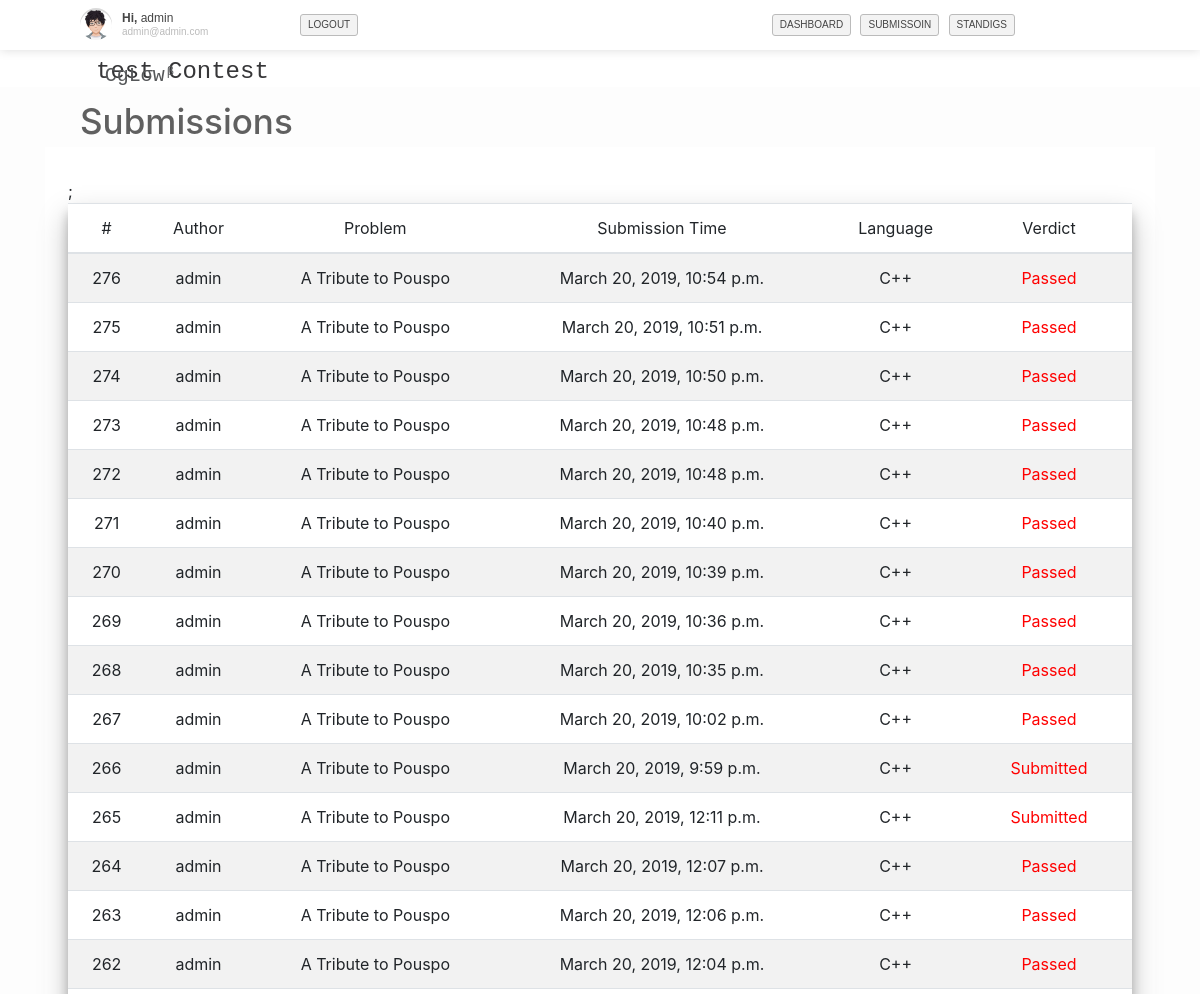
Page /contest/8/submission (signed in, upper part) on the earlier database version.
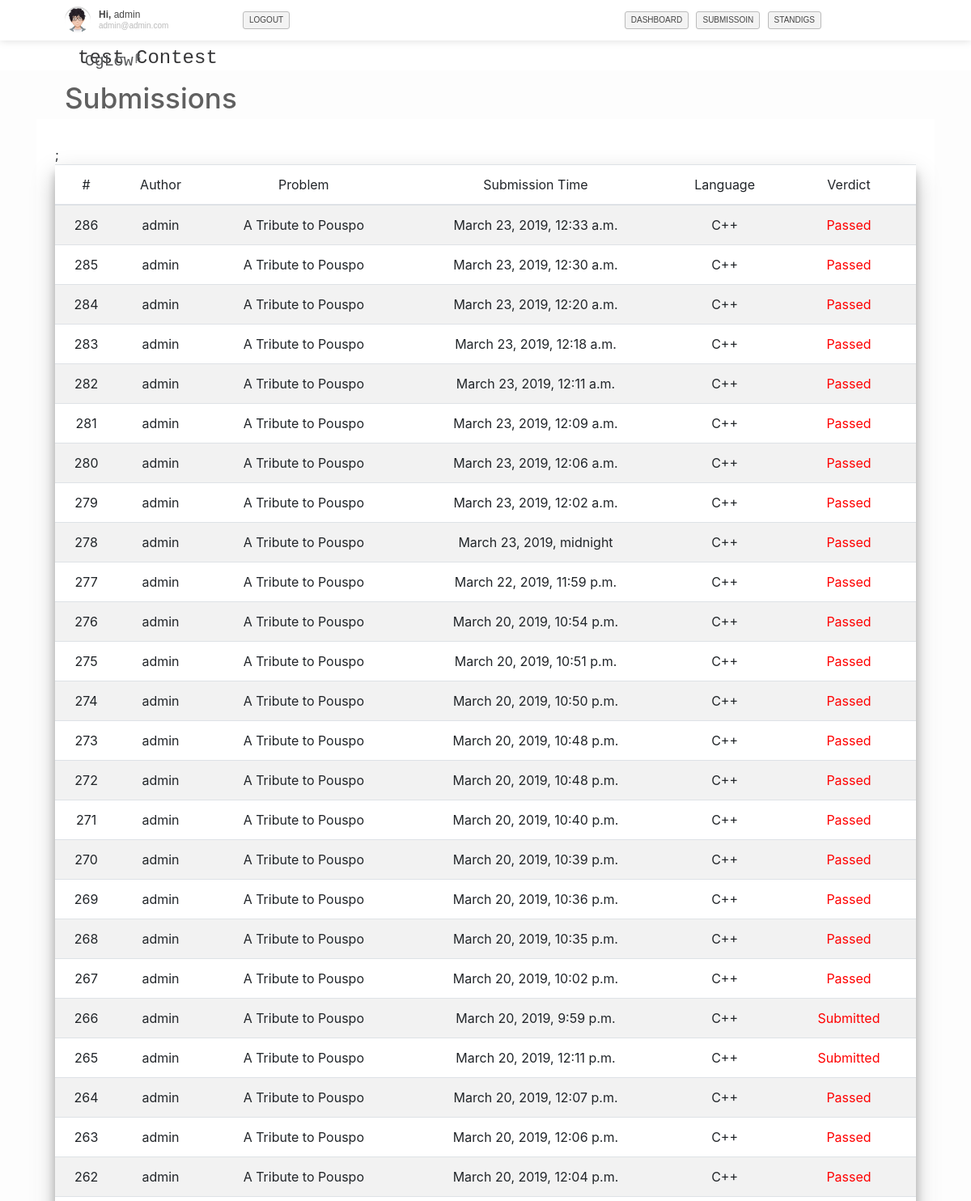
Same page on the later database version.
### contest/models.py (models this page shows, shortened)
class contest_submission(models.Model):
	problem_id = models.ForeignKey(contest_problemset, on_delete=models.CASCADE)
	user_id = models.ForeignKey(User, on_delete=models.CASCADE)
	judge_result = models.CharField(max_length=50, default="Submitted")
	submission_time = models.DateTimeField(auto_now_add=True)
	uploaded_file = models.FileField(upload_to='contestData/user_submission/')
	language = models.CharField(max_length=50)

class contest_problemset(models.Model):
	problem_title = models.CharField(max_length=5)
	problem_name = models.CharField(max_length=300)
	problem_file = models.FileField(upload_to='contestData/problemset/', blank=True)
	problem_time_limit = models.FloatField(default=2.0)
	problem_input = models.FileField(upload_to='contestData/problemset_input/', blank=True)
	problem_out = models.FileField(upload_to='contestData/problemset_output/', blank=True)
	total_submit = models.IntegerField(default=0)
	total_solve = models.IntegerField(default=0)
	contest_id = models.ForeignKey(contest, on_delete=models.CASCADE)
	special_judge = models.BooleanField(default=False)

### contest/views.py (the view)
# urls.py: url(r'^(?P<pk>\d+)/submission$', views.contest_individual_submission, name='contest_individual_submission'),
def contest_individual_submission(request, pk=None):
	contest_info = contest_table.objects.get(pk=pk)
	start_time = contest_info.start_time
	current_time = datetime.datetime.now(timezone.utc)
	sub = start_time.timestamp() - current_time.timestamp()
	if sub > 0.0:
		return render(request, 'home/404.html')
	context = {}
	if request.user.is_authenticated:
		context['username'] = request.user.username
	l = contest_submission.objects.filter(user_id=request.user, problem_id__contest_id__id=pk).order_by("-submission_time")
	context['contest_submission'] = l
	context['contest_info'] = contest_info
	context['contest_id'] = pk
	return render(request, 'contest/contest_submission.html', context)

### contest/models.py (called while the page is built)
	def __str__(self):
		return self.name

### contest/templates/contest/contest_submission.html (shortened to what this page needs)
{% extends "home/contest_header.html" %}
{% block content %}
	<div>
		<h4 class="white-background-header" style="font-family: Courier New,Courier,Lucida Sans Typewriter,Lucida Typewriter,monospace;">{{contest_info}}</h4>
	 </div>
    <div>
        <div>
            <p style="padding-left: 5rem; font-size: 35px; font-weight: 550; color: rgb(96, 96, 96);"> Submissions </p>
        </div>
        <div style="width: 90%; margin: 0 auto; background-color: red;">
            <div class="row">
                <div class="col-lg-12 col-md-12" style="background-color: white;">
                    <div style="padding-top: 2rem;" >
                        <div class="container">
                            <div class="tablec">
                                <table class="table table-striped" style="box-shadow: 0 14px 28px rgba(0,0,0,0.25), 0 10px 10px rgba(0,0,0,0.22);">
                                    <thead>
                                        <tr style="text-align: center;">
                                            <th>#</th>
                                            <th>Author</th>
                                            <th>Problem</th>
                                            <th>Submission Time</th>
                                            <th>Language</th>
                                            <th>Verdict</th>
                                        </tr>
                                    </thead>
                                    <tbody id="tab">
                                        {% for i in contest_submission %}
                                            <tr style="text-align: center;">
                                                <td>{{i.id}}</td>
                                                <td>{{username}}</td>
                                                <td>{{i.problem_id.problem_name}}</td>
                                                <td>{{i.submission_time}}</td>
                                                <td>{{i.language}}</td>
                                                {% if i.judge_result == "Accepted" %}
                                                    <td style="color: green"> {{i.judge_result}} <i class="fa fa-check-circle" aria-hidden="true"style="padding-left: 0.1rem;"></i></td>;
                                                {% elif i.judge_result == "Not Judged Yet" %}
                                                    <td style="color: #6f6f70"> {{i.judge_result}} <i class="fa fa-spinner fa-pulse fa-fw"></i></td>
                                                {% else %}
                                                    <td style="color: red"> {{i.judge_result}} </td>
                                                {% endif %}
                                            </tr>
                                        {% endfor %}
                                    </tbody>
                                </table>
                            </div>
                        </div>
                    </div>
                </div>
            </div>
        </div>
    </div>
{% endblock %}

### home/templates/home/contest_header.html (shortened to what this page needs)
<!doctype html>
<html lang="en">
  <head>
    {% load staticfiles%}
    <link href="{% static 'home/css/bootstrap.css' %}" rel="stylesheet">
    <link href="https://stackpath.bootstrapcdn.com/font-awesome/4.7.0/css/font-awesome.min.css" rel="stylesheet">
    <link rel="stylesheet" href="{% static 'home/css/light.css' %}">
    <link rel="stylesheet" href="{% static 'home/css/customcss.css' %}">
  </head>
  <body class="website-mode">
    <div id="navigation-container">
        <header class="ribbon">
            <div class="content">
                <div class="h-small">
                    {% if user.is_authenticated %}
                        <div class="h-avatar animated rubberBand" style="background-image: url('/static/home/img/profilelogo.png');">
                        </div>
                        <div class="h-user">
                            <strong>Hi,</strong>
                            {{user.username}}
                            <br>
                            <i>{{user.email}} </i>
                        </div>
                        <ul id="menu" style="float: left;">
                            <li >
                                <a href="{% url 'user_logout' %}">LOGOUT</a>
                            </li>
                        </ul>
                    {% endif %}
                </div>
                <div class="h-large">
                  <ul id="menu">
                      <li>
                          <a href="{% url 'contest_dashboard' pk=contest_id %}">DASHBOARD</a>
                      </li>
                      <li>
                          <a href="{% url 'contest_individual_submission' pk=contest_id %}">SUBMISSOIN</a>
                      </li>
                      <li>
                          <a href="{% url 'contest_standing' pk=contest_id %}">STANDIGS</a>
                      </li>
                  </ul>
                </div>
                <div>
                    <a class="navbar-brand" style="font-family: Courier New,Courier,Lucida Sans Typewriter,Lucida Typewriter,monospace; padding-top: 1rem; color: #555759;" href="{% url 'home' %}">
                    CgL&sigma;w
                    <sup style="margin-left: -10px; font-size: 12px;">β</sup>
                    </a>
                </div>
            </div>
        </header>
    </div>
    <div style="margin-top: 50px; padding-bottom: 2rem;">
        {% block content %}
        {% endblock content %}
    </div>
  </body>
<html>

Differences in the rows shown:
added contest_submission: id "286", {{ username }} "admin", problem_id.problem_name "A Tribute to Pouspo", submission_time "March 23, 2019, 12:33 a.m.", language "C++", judge_result "Passed"
added contest_submission: id "285", {{ username }} "admin", problem_id.problem_name "A Tribute to Pouspo", submission_time "March 23, 2019, 12:30 a.m.", language "C++", judge_result "Passed"
added contest_submission: id "284", {{ username }} "admin", problem_id.problem_name "A Tribute to Pouspo", submission_time "March 23, 2019, 12:20 a.m.", language "C++", judge_result "Passed"
added contest_submission: id "283", {{ username }} "admin", problem_id.problem_name "A Tribute to Pouspo", submission_time "March 23, 2019, 12:18 a.m.", language "C++", judge_result "Passed"
added contest_submission: id "282", {{ username }} "admin", problem_id.problem_name "A Tribute to Pouspo", submission_time "March 23, 2019, 12:11 a.m.", language "C++", judge_result "Passed"
added contest_submission: id "281", {{ username }} "admin", problem_id.problem_name "A Tribute to Pouspo", submission_time "March 23, 2019, 12:09 a.m.", language "C++", judge_result "Passed"
added contest_submission: id "280", {{ username }} "admin", problem_id.problem_name "A Tribute to Pouspo", submission_time "March 23, 2019, 12:06 a.m.", language "C++", judge_result "Passed"
added contest_submission: id "279", {{ username }} "admin", problem_id.problem_name "A Tribute to Pouspo", submission_time "March 23, 2019, 12:02 a.m.", language "C++", judge_result "Passed"
added contest_submission: id "278", {{ username }} "admin", problem_id.problem_name "A Tribute to Pouspo", submission_time "March 23, 2019, midnight", language "C++", judge_result "Passed"
added contest_submission: id "277", {{ username }} "admin", problem_id.problem_name "A Tribute to Pouspo", submission_time "March 22, 2019, 11:59 p.m.", language "C++", judge_result "Passed"
